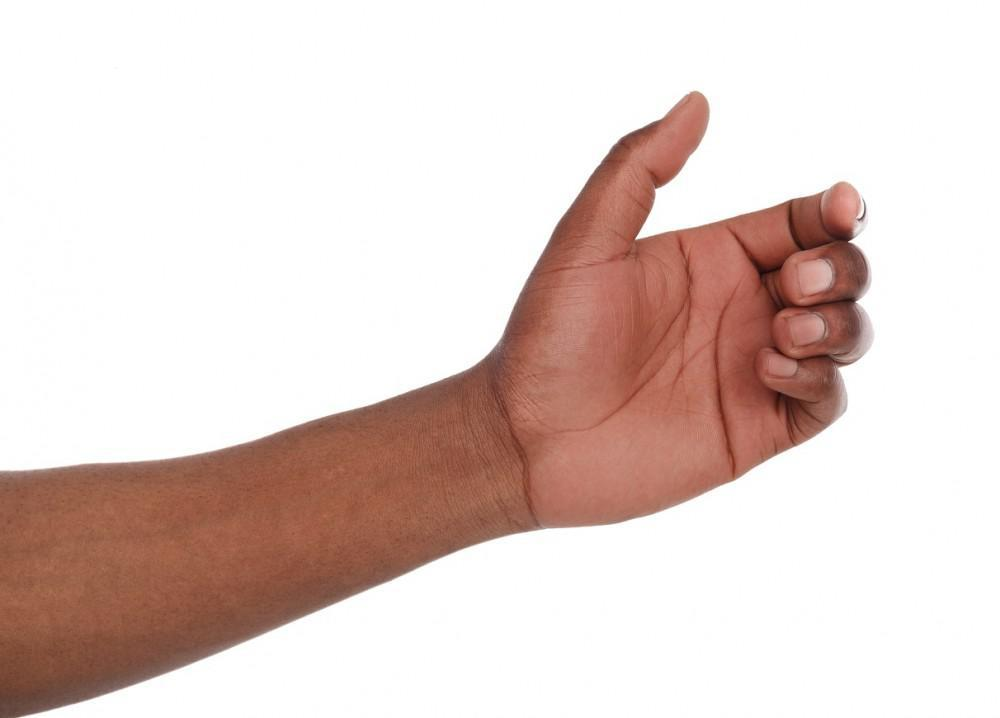
#> input picture KCM/hand.jpg, 1000 x 718 px
$ python SkinDetection.py
#> lines starting #> are read from the running program, lines starting #| are printed output that depends on the picture; after the words box and inside, x2 and y2 are one past the last pixel; in counts of white or black regions, pixels touching at a corner belong together
import matplotlib.pyplot as plt
import matplotlib.image as image
import numpy as np
import cv2

lower = np.array([0*255, 0.2*255, 0.4*255], dtype = "float")
upper = np.array([0.1*255, 0.6*255, 1*255], dtype = "float")

img0 = plt.imread("hand.jpg")
#> img0 is the input picture: shape (718, 1000, 3); mean R, G, B 226.5, 209.2, 204.2
img = cv2.imread("hand.jpg")
img_hsv = cv2.cvtColor(img,cv2.COLOR_BGR2HSV)
#> img_hsv: shape (718, 1000, 3); mean H, S, V 3.9, 36.6, 226.6
skinMask = cv2.inRange(img_hsv, lower, upper)
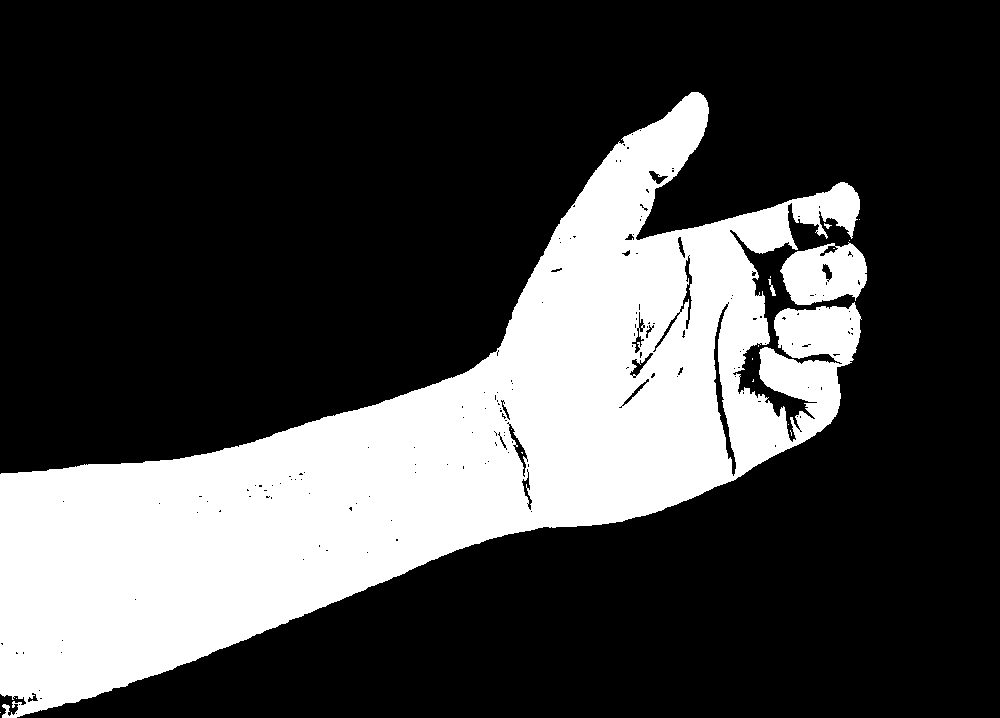
#> skinMask: shape (718, 1000); 27.2% white; 17 white regions (13 under 20 px), largest, box (x1, y1, x2, y2) and area: (0, 92, 862, 718) 191099, (780, 242, 867, 305) 3911, (768, 279, 776, 296) 50, (824, 223, 832, 229) 23

skin = cv2.bitwise_and(img, img, mask = skinMask)
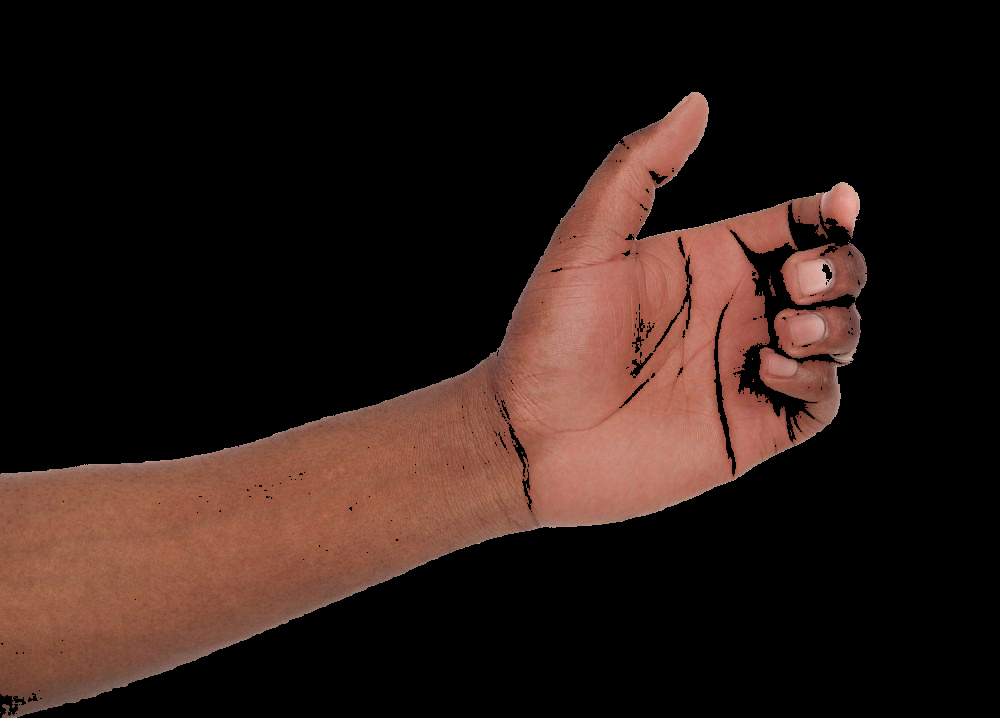
#> skin: shape (718, 1000, 3); mean B, G, R 22, 26.8, 43.2
skin[skin != 0] = 255

f, axarr = plt.subplots(1,2)
axarr[0].imshow(img0)
axarr[1].imshow(skin)
plt.show()
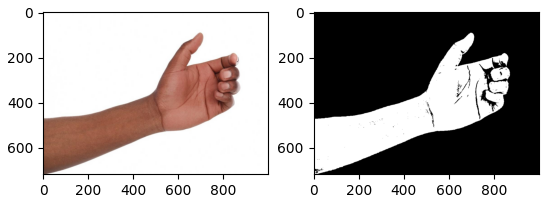
#> figure drawn by matplotlib, 2 panels

$ run again, with KCM/2sek_100_V5.jpg copied over KCM/hand.jpg
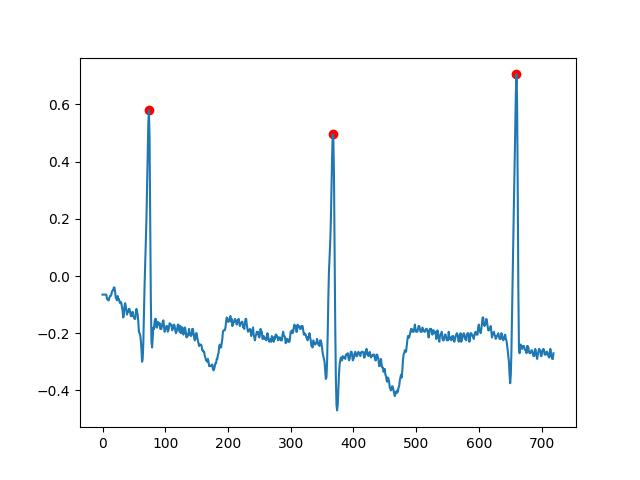
#> input picture KCM/2sek_100_V5.jpg, 640 x 480 px
#> img0 is the input picture: shape (480, 640, 3); mean R, G, B 247.5, 249.3, 250.2
#> img_hsv: shape (480, 640, 3); mean H, S, V 9.1, 4.4, 250.5
#> `skinMask = cv2.inRange(img_hsv, lower, upper)`:
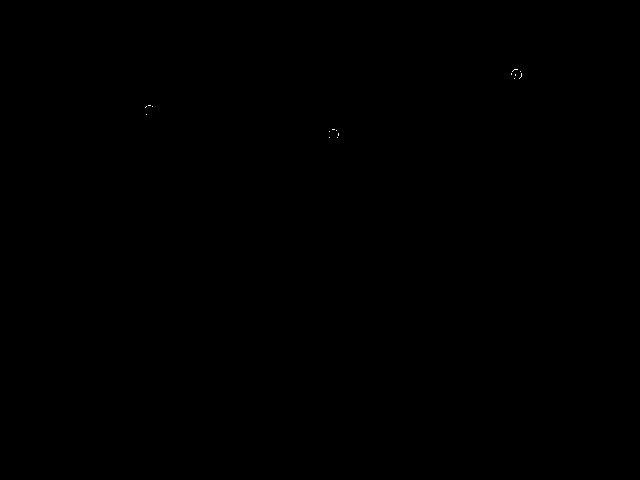
#> skinMask: shape (480, 640); 0.01% white in thin lines or dots, all inside (x1, y1, x2, y2) = (145, 69, 522, 138)
#> `plt.show()`:
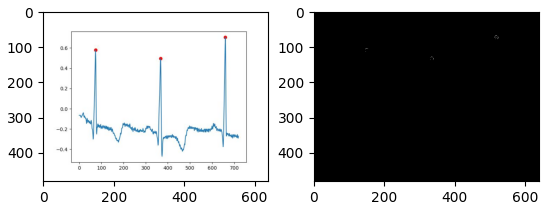
#> figure drawn by matplotlib, 2 panels
